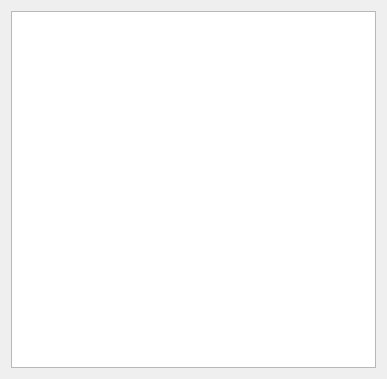
<?xml version="1.0" encoding="UTF-8"?>
<ui version="4.0">
 <class>TagNameDialog</class>
 <widget class="QDialog" name="TagNameDialog">
  <property name="geometry">
   <rect>
    <x>0</x>
    <y>0</y>
    <width>387</width>
    <height>379</height>
   </rect>
  </property>
  <property name="windowTitle">
   <string>Create Tag Names</string>
  </property>
  <layout class="QVBoxLayout" name="verticalLayout">
   <item>
    <widget class="QListView" name="TagNameListView"/>
   </item>
  </layout>
 </widget>
 <resources/>
 <connections/>
</ui>
